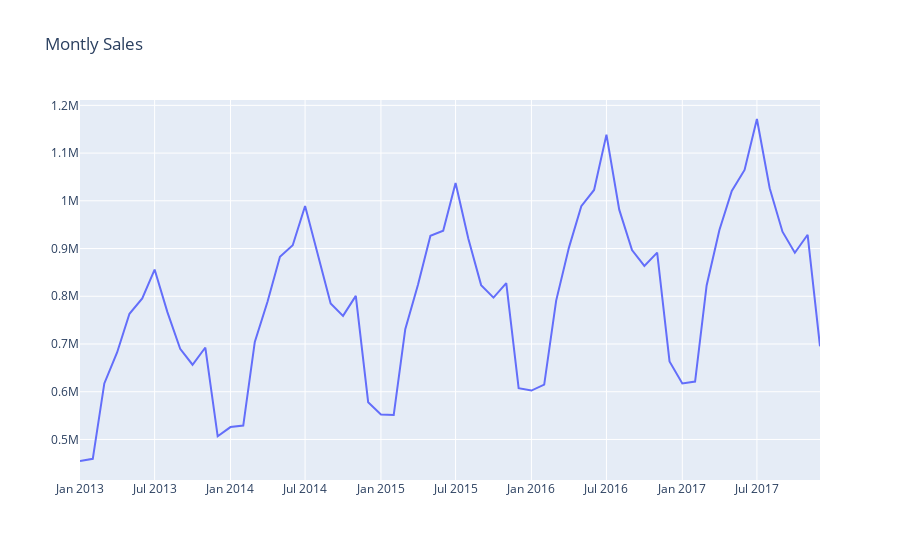

The code cell stored with this chart in its notebook:
### Markdown cell above
## Data Transformation

### Code cell
# Plot a graph of sales per month to check whether the data is stationary
plot_data = [
    go.Scatter(
        x=df_sales['date'],
        y=df_sales['sales'],
    )
]
plot_layout = go.Layout(
        title='Montly Sales'
    )
fig = go.Figure(data=plot_data, layout=plot_layout)
pyoff.iplot(fig)
